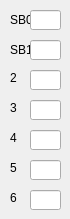
    <widget class="QWidget" name="tab">
     <attribute name="title">
      <string>Usual Packet</string>
     </attribute>
     <widget class="QLineEdit" name="sb5">
      <property name="geometry">
       <rect>
        <x>30</x>
        <y>160</y>
        <width>31</width>
        <height>20</height>
       </rect>
      </property>
     </widget>
     <widget class="QLabel" name="label_40">
      <property name="geometry">
       <rect>
        <x>10</x>
        <y>190</y>
        <width>16</width>
        <height>16</height>
       </rect>
      </property>
      <property name="text">
       <string>6</string>
      </property>
     </widget>
     <widget class="QLineEdit" name="sb3">
      <property name="geometry">
       <rect>
        <x>30</x>
        <y>100</y>
        <width>31</width>
        <height>20</height>
       </rect>
      </property>
     </widget>
     <widget class="QLineEdit" name="sb6">
      <property name="geometry">
       <rect>
        <x>30</x>
        <y>190</y>
        <width>31</width>
        <height>20</height>
       </rect>
      </property>
     </widget>
     <widget class="QLabel" name="label_10">
      <property name="geometry">
       <rect>
        <x>10</x>
        <y>130</y>
        <width>16</width>
        <height>16</height>
       </rect>
      </property>
      <property name="text">
       <string>4</string>
      </property>
     </widget>
     <widget class="QLabel" name="label_9">
      <property name="geometry">
       <rect>
        <x>10</x>
        <y>100</y>
        <width>16</width>
        <height>16</height>
       </rect>
      </property>
      <property name="text">
       <string>3</string>
      </property>
     </widget>
     <widget class="QLineEdit" name="sb2">
      <property name="geometry">
       <rect>
        <x>30</x>
        <y>70</y>
        <width>31</width>
        <height>20</height>
       </rect>
      </property>
     </widget>
     <widget class="QLabel" name="label_11">
      <property name="geometry">
       <rect>
        <x>10</x>
        <y>160</y>
        <width>16</width>
        <height>16</height>
       </rect>
      </property>
      <property name="text">
       <string>5</string>
      </property>
     </widget>
     <widget class="QLabel" name="label_6">
      <property name="geometry">
       <rect>
        <x>10</x>
        <y>10</y>
        <width>21</width>
        <height>20</height>
       </rect>
      </property>
      <property name="text">
       <string>SB0</string>
      </property>
     </widget>
     <widget class="QLabel" name="label_8">
      <property name="geometry">
       <rect>
        <x>10</x>
        <y>70</y>
        <width>16</width>
        <height>16</height>
       </rect>
      </property>
      <property name="text">
       <string>2</string>
      </property>
     </widget>
     <widget class="QLineEdit" name="sb4">
      <property name="geometry">
       <rect>
        <x>30</x>
        <y>130</y>
        <width>31</width>
        <height>20</height>
       </rect>
      </property>
     </widget>
     <widget class="QLineEdit" name="sb0">
      <property name="geometry">
       <rect>
        <x>30</x>
        <y>10</y>
        <width>31</width>
        <height>20</height>
       </rect>
      </property>
     </widget>
     <widget class="QLineEdit" name="sb1">
      <property name="geometry">
       <rect>
        <x>30</x>
        <y>40</y>
        <width>31</width>
        <height>20</height>
       </rect>
      </property>
     </widget>
     <widget class="QLabel" name="label_7">
      <property name="geometry">
       <rect>
        <x>10</x>
        <y>40</y>
        <width>20</width>
        <height>20</height>
       </rect>
      </property>
      <property name="text">
       <string>SB1</string>
      </property>
     </widget>
    </widget>
